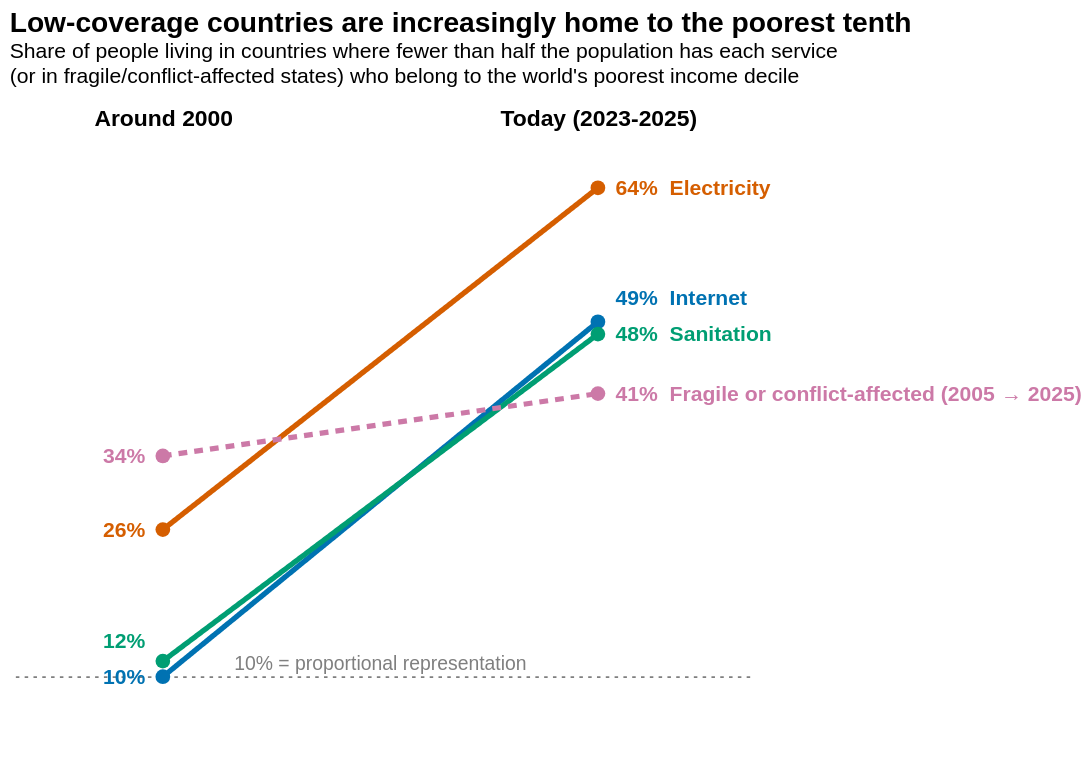

Write notebook code for a chart like this one.
### Markdown cell above
# Slope chart: who is left in low-coverage countries?

This flips the question. Among all people living in low-coverage countries, what share belongs to the world's poorest decile? If D1 were spread like everyone else, that share would be 10%. It is equal to the D1/world ratio divided by 10, up to small rounding because the global deciles are built from discrete bins.

### Code cell
SLOPE_COLORS = {
    'Electricity': '#D55E00',
    'Internet': '#0072B2',
    'Sanitation': '#009E73',
    'Fragile or conflict-affected': '#CC79A7',
}
PERIOD_LABELS = {'Around 2000': 'Around 2000', 'Latest': 'Today (2023-2025)'}

slope_data = d1_change[['indicator', 'period', 'year', 'share', 'world']].copy()
# Share of the low-coverage population in D1 = D1 share x D1 population / (world share x total population).
d1_population_fraction = {
    year: bins.loc[bins['decile'].eq(1), 'pop'].sum() / bins['pop'].sum()
    for year, bins in ((year, global_deciles(year)) for year in slope_data['year'].unique())
}
slope_data['d1_part'] = slope_data['share'] * slope_data['year'].map(d1_population_fraction) / slope_data['world'] * 100
display(slope_data.pivot(index='indicator', columns='period', values='d1_part').reindex(INDICATOR_ORDER).round(1))
slope_data['period_axis'] = slope_data['period'].map(PERIOD_LABELS)


def spread_labels(values, min_gap=4):
    # Nudge label positions apart so close values do not overlap.
    order = values.sort_values().index
    positions = values.copy()
    for previous, current in zip(order[:-1], order[1:]):
        positions[current] = max(positions[current], positions[previous] + min_gap)
    return positions


slope_data['label_y'] = slope_data.groupby('period', group_keys=False)['d1_part'].apply(spread_labels)
slope_data['start_label'] = slope_data['d1_part'].round().astype(int).astype(str) + '%'
slope_data['end_label'] = slope_data['start_label'] + '  ' + slope_data['indicator']
slope_data.loc[slope_data['indicator'].eq('Fragile or conflict-affected'), 'end_label'] += ' (2005 → 2025)'

SLOPE_WIDTH = 420
x_axis = alt.X(
    'period_axis:N', sort=list(PERIOD_LABELS.values()), title=None,
    axis=alt.Axis(labelAngle=0, labelFontSize=13, labelFontWeight='bold', domain=False, ticks=False, orient='top'),
    scale=alt.Scale(padding=0.35),
)
y_scale = alt.Scale(domain=[0, 70])
color = alt.Color('indicator:N', scale=alt.Scale(domain=list(SLOPE_COLORS), range=list(SLOPE_COLORS.values())), legend=None)

slope_base = alt.Chart(slope_data).encode(x=x_axis, color=color)
lines = slope_base.mark_line(strokeWidth=3).encode(
    y=alt.Y(
        'd1_part:Q',
        scale=y_scale,
        axis=alt.Axis(title='Share of low-coverage population in D1 (%)', values=list(range(0, 71, 10)), grid=False),
    ),
    strokeDash=alt.condition(
        alt.datum.indicator == 'Fragile or conflict-affected', alt.value([5, 4]), alt.value([1, 0])
    ),
    detail='indicator:N',
)
points = slope_base.mark_point(filled=True, size=70, opacity=1).encode(
    y=alt.Y('d1_part:Q', scale=y_scale, axis=None),
    tooltip=[
        alt.Tooltip('indicator:N', title='Indicator'),
        alt.Tooltip('year:Q', title='Year', format='d'),
        alt.Tooltip('d1_part:Q', title='Share who are in D1 (%)', format='.1f'),
    ],
)
start_text = slope_base.transform_filter(alt.datum.period == 'Around 2000').mark_text(
    align='right', dx=-10, fontSize=12, fontWeight='bold'
).encode(y=alt.Y('label_y:Q', scale=y_scale, axis=None), text='start_label:N')
end_text = slope_base.transform_filter(alt.datum.period == 'Latest').mark_text(
    align='left', dx=10, fontSize=12, fontWeight='bold'
).encode(y=alt.Y('label_y:Q', scale=y_scale, axis=None), text='end_label:N')

reference = alt.Chart(pd.DataFrame({'y': [10]}))
reference_rule = reference.mark_rule(strokeDash=[2, 3], color='#7F7F7F').encode(y=alt.Y('y:Q', scale=y_scale, axis=None))
reference_text = reference.mark_text(
    text='10% = proportional representation', align='center', dy=-7, fontSize=11, color='#7F7F7F',
).encode(x=alt.value(SLOPE_WIDTH / 2), y=alt.Y('y:Q', scale=y_scale, axis=None))

slope_chart = (
    alt.layer(reference_rule, reference_text, lines, points, start_text, end_text)
    .properties(
        width=SLOPE_WIDTH,
        height=360,
        title=alt.TitleParams(
            'Low-coverage countries are increasingly home to the poorest tenth',
            subtitle=[
                'Share of people living in countries where fewer than half the population has each service',
                "(or in fragile/conflict-affected states) who belong to the world's poorest income decile",
            ],
            anchor='start',
            fontSize=16,
            offset=12,
        ),
    )
    .configure_view(stroke=None)
    .configure_axis(grid=False)
)
slope_chart

### Figure 1 — Vega-Lite specification as saved in the notebook (floating-point values rounded to 4 significant figures)
{"config": {"view": {"continuousWidth": 300, "continuousHeight": 300, "stroke": null}, "axis": {"grid": false}}, "layer": [{"data": {"name": "data-a05a1ed448acbefd215f8bada93c9a1f"}, "mark": {"type": "rule", "color": "#7F7F7F", "strokeDash": [2, 3]}, "encoding": {"y": {"axis": null, "field": "y", "scale": {"domain": [0, 70]}, "type": "quantitative"}}}, {"data": {"name": "data-a05a1ed448acbefd215f8bada93c9a1f"}, "mark": {"type": "text", "align": "center", "color": "#7F7F7F", "dy": -7, "fontSize": 11, "text": "10% = proportional representation"}, "encoding": {"x": {"value": 210.0}, "y": {"axis": null, "field": "y", "scale": {"domain": [0, 70]}, "type": "quantitative"}}}, {"data": {"name": "data-b623cc41ab5155ded0dd68cdf6300e21"}, "mark": {"type": "line", "strokeWidth": 3}, "encoding": {"color": {"field": "indicator", "legend": null, "scale": {"domain": ["Electricity", "Internet", "Sanitation", "Fragile or conflict-affected"], "range": ["#D55E00", "#0072B2", "#009E73", "#CC79A7"]}, "type": "nominal"}, "detail": {"field": "indicator", "type": "nominal"}, "strokeDash": {"condition": {"test": "(datum.indicator === 'Fragile or conflict-affected')", "value": [5, 4]}, "value": [1, 0]}, "x": {"axis": {"domain": false, "labelAngle": 0, "labelFontSize": 13, "labelFontWeight": "bold", "orient": "top", "ticks": false}, "field": "period_axis", "scale": {"padding": 0.35}, "sort": ["Around 2000", "Today (2023-2025)"], "title": null, "type": "nominal"}, "y": {"axis": {"grid": false, "title": "Share of low-coverage population in D1 (%)", "values": [0, 10, 20, 30, 40, 50, 60, 70]}, "field": "d1_part", "scale": {"domain": [0, 70]}, "type": "quantitative"}}}, {"data": {"name": "data-b623cc41ab5155ded0dd68cdf6300e21"}, "mark": {"type": "point", "filled": true, "opacity": 1, "size": 70}, "encoding": {"color": {"field": "indicator", "legend": null, "scale": {"domain": ["Electricity", "Internet", "Sanitation", "Fragile or conflict-affected"], "range": ["#D55E00", "#0072B2", "#009E73", "#CC79A7"]}, "type": "nominal"}, "tooltip": [{"field": "indicator", "title": "Indicator", "type": "nominal"}, {"field": "year", "format": "d", "title": "Year", "type": "quantitative"}, {"field": "d1_part", "format": ".1f", "title": "Share who are in D1 (%)", "type": "quantitative"}], "x": {"axis": {"domain": false, "labelAngle": 0, "labelFontSize": 13, "labelFontWeight": "bold", "orient": "top", "ticks": false}, "field": "period_axis", "scale": {"padding": 0.35}, "sort": ["Around 2000", "Today (2023-2025)"], "title": null, "type": "nominal"}, "y": {"axis": null, "field": "d1_part", "scale": {"domain": [0, 70]}, "type": "quantitative"}}}, {"data": {"name": "data-b623cc41ab5155ded0dd68cdf6300e21"}, "mark": {"type": "text", "align": "right", "dx": -10, "fontSize": 12, "fontWeight": "bold"}, "encoding": {"color": {"field": "indicator", "legend": null, "scale": {"domain": ["Electricity", "Internet", "Sanitation", "Fragile or conflict-affected"], "range": ["#D55E00", "#0072B2", "#009E73", "#CC79A7"]}, "type": "nominal"}, "text": {"field": "start_label", "type": "nominal"}, "x": {"axis": {"domain": false, "labelAngle": 0, "labelFontSize": 13, "labelFontWeight": "bold", "orient": "top", "ticks": false}, "field": "period_axis", "scale": {"padding": 0.35}, "sort": ["Around 2000", "Today (2023-2025)"], "title": null, "type": "nominal"}, "y": {"axis": null, "field": "label_y", "scale": {"domain": [0, 70]}, "type": "quantitative"}}, "transform": [{"filter": "(datum.period === 'Around 2000')"}]}, {"data": {"name": "data-b623cc41ab5155ded0dd68cdf6300e21"}, "mark": {"type": "text", "align": "left", "dx": 10, "fontSize": 12, "fontWeight": "bold"}, "encoding": {"color": {"field": "indicator", "legend": null, "scale": {"domain": ["Electricity", "Internet", "Sanitation", "Fragile or conflict-affected"], "range": ["#D55E00", "#0072B2", "#009E73", "#CC79A7"]}, "type": "nominal"}, "text": {"field": "end_label", "type": "nominal"}, "x": {"axis": {"domain": false, "labelAngle": 0, "labelFontSize": 13, "labelFontWeight": "bold", "orient": "top", "ticks": false}, "field": "period_axis", "scale": {"padding": 0.35}, "sort": ["Around 2000", "Today (2023-2025)"], "title": null, "type": "nominal"}, "y": {"axis": null, "field": "label_y", "scale": {"domain": [0, 70]}, "type": "quantitative"}}, "transform": [{"filter": "(datum.period === 'Latest')"}]}], "height": 360, "title": {"text": "Low-coverage countries are increasingly home to the poorest tenth", "anchor": "start", "fontSize": 16, "offset": 12, "subtitle": ["Share of people living in countries where fewer than half the population has each service", "(or in fragile/conflict-affected states) who belong to the world's poorest income decile"]}, "width": 420, "$schema": "https://vega.github.io/schema/vega-lite/v6.4.1.json", "datasets": {"data-a05a1ed448acbefd215f8bada93c9a1f": [{"y": 10}], "data-b623cc41ab5155ded0dd68cdf6300e21": [{"indicator": "Electricity", "period": "Around 2000", "year": 2000, "share": 38.71, "world": 14.71, "d1_part": 26.3, "period_axis": "Around 2000", "label_y": 26.3, "start_label": "26%", "end_label": "26%  Electricity"}, {"indicator": "Electricity", "period": "Latest", "year": 2023, "share": 30.57, "world": 4.773, "d1_part": 64.04, "period_axis": "Today (2023-2025)", "label_y": 64.04, "start_label": "64%", "end_label": "64%  Electricity"}, {"indicator": "Internet", "period": "Around 2000", "year": 2000, "share": 99.99, "world": 99.4, "d1_part": 10.05, "period_axis": "Around 2000", "label_y": 10.05, "start_label": "10%", "end_label": "10%  Internet"}, {"indicator": "Internet", "period": "Latest", "year": 2024, "share": 74.0, "world": 15.02, "d1_part": 49.25, "period_axis": "Today (2023-2025)", "label_y": 51.89, "start_label": "49%", "end_label": "49%  Internet"}, {"indicator": "Sanitation", "period": "Around 2000", "year": 2000, "share": 47.25, "world": 40.09, "d1_part": 11.78, "period_axis": "Around 2000", "label_y": 14.05, "start_label": "12%", "end_label": "12%  Sanitation"}, {"indicator": "Sanitation", "period": "Latest", "year": 2024, "share": 66.33, "world": 13.85, "d1_part": 47.89, "period_axis": "Today (2023-2025)", "label_y": 47.89, "start_label": "48%", "end_label": "48%  Sanitation"}, {"indicator": "Fragile or conflict-affected", "period": "Around 2000", "year": 2005, "share": 26.26, "world": 7.627, "d1_part": 34.43, "period_axis": "Around 2000", "label_y": 34.43, "start_label": "34%", "end_label": "34%  Fragile or conflict-affected (2005 → 2025)"}, {"indicator": "Fragile or conflict-affected", "period": "Latest", "year": 2025, "share": 55.76, "world": 13.49, "d1_part": 41.32, "period_axis": "Today (2023-2025)", "label_y": 41.32, "start_label": "41%", "end_label": "41%  Fragile or conflict-affected (2005 → 2025)"}]}}
